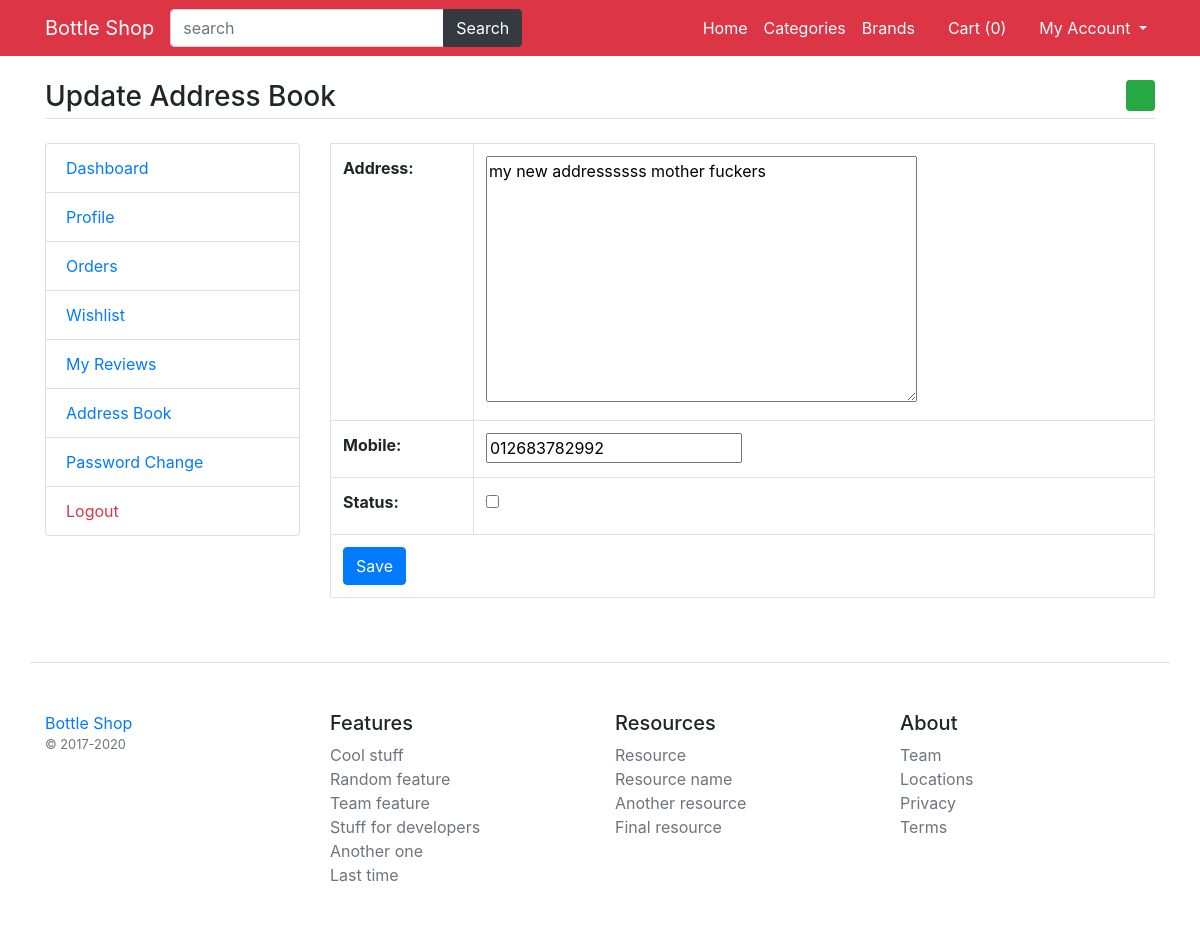
The page /update-address/5 on the database its author committed.
### main/models.py (models this page shows)
class UserAddressBook(models.Model):
    user=models.ForeignKey(User,on_delete=models.CASCADE)
    mobile=models.CharField(max_length=50, null=True)
    address=models.TextField()
    status=models.BooleanField(default=False)
    class Meta:
        verbose_name_plural = 'AddressBook'

### main/views.py (the view, shortened to what this page needs)
# urls.py: path('update-address/<int:id>', views.update_address, name='update-address'),
def update_address(request,id):
    address=UserAddressBook.objects.get(pk=id)
    msg=None
    form=AddressBookForm(instance=address)
    return render(request, 'user/update-address.html',{'form':form,'msg':msg})

### main/forms.py
class AddressBookForm(forms.ModelForm):
    class Meta:
        model=UserAddressBook
        fields=('address','mobile','status')

### main/template_context.py (called while the page is built)
def get_filters(request):
    cats=Product.objects.distinct().values('category__title')
    brands=Product.objects.distinct().values('brand__title','brand__id')
    colors=ProductAttribute.objects.distinct().values('color__title','color__id', 'color__color_code')
    sizes=ProductAttribute.objects.distinct().values('size__title','size__id')
    minMaxPrice=ProductAttribute.objects.aggregate(Min('price'),Max('price'))
    data={
        'cats':cats,
        'brands':brands,
        'colors':colors,
        'sizes':sizes,
        'minMaxPrice':minMaxPrice,
    }
    return data

### main/templates/user/update-address.html (shortened to what this page needs)
{% extends 'base.html' %}
{% load static %}
{% block content %}
<main class="container my-4">
	<h3 class="my-4 border-bottom pb-1">Update Address Book <a href="{% url 'add-address' %}" class="float-right btn btn-sm btn-success"><i class="fa fa-plus"></i></a></h3>
	<div class="row">
        <div class="col-md-3">
            {% include 'user/user-sidebar.html' %}
        </div>
        <div class="col-md-9">
            <table class="table table-bordered">
                <form method="post">
                    {{form.as_table}}
                    <tr>
                        <td colspan="2">
                            <input type="submit" value="Save" class="btn btn-primary"/>
                        </td>
                    </tr>
                </form>
            </table>
        </div>
	</div>
</main>
{% endblock content %}

### rows shown on the page
UserAddressBook: address "my new addressssss mother fuckers", mobile "012683782992"

### other values the page prints
{{ request.session.cartdata|length }} "0"
